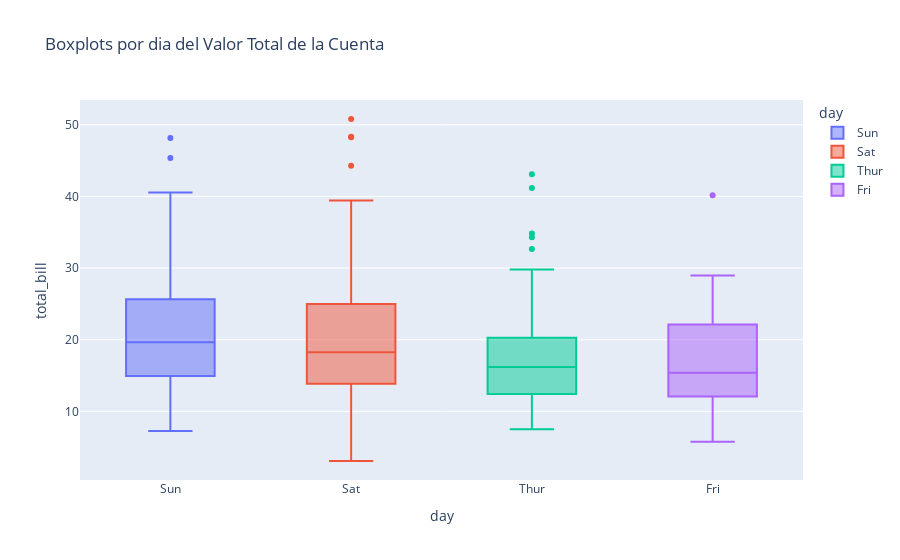

The notebook cell saved with this chart:
### Code cell
px.box(tips,x = 'day', y='total_bill', color='day',
       title='Boxplots por dia del Valor Total de la Cuenta')

### Figure 1 — Plotly figure (JSON) as saved in the notebook; plotly's stock layout.template omitted (floating-point values rounded to 4 significant figures)
{"data": [{"alignmentgroup": "True", "hovertemplate": "day=%{x}<br>total_bill=%{y}<extra></extra>", "legendgroup": "Sun", "marker": {"color": "#636efa"}, "name": "Sun", "notched": false, "offsetgroup": "Sun", "orientation": "v", "showlegend": true, "type": "box", "x": ["Sun", "Sun", "Sun", "Sun", "Sun", "Sun", "Sun", "Sun", "Sun", "Sun", "Sun", "Sun", "Sun", "Sun", "Sun", "Sun", "Sun", "Sun", "Sun", "Sun", "Sun", "Sun", "Sun", "Sun", "Sun", "Sun", "Sun", "Sun", "Sun", "Sun", "Sun", "Sun", "Sun", "Sun", "Sun", "Sun", "Sun", "Sun", "Sun", "Sun", "Sun", "Sun", "Sun", "Sun", "Sun", "Sun", "Sun", "Sun", "Sun", "Sun", "Sun", "Sun", "Sun", "Sun", "Sun", "Sun", "Sun", "Sun", "Sun", "Sun", "Sun", "Sun", "Sun", "Sun", "Sun", "Sun", "Sun", "Sun", "Sun", "Sun", "Sun", "Sun", "Sun", "Sun", "Sun", "Sun"], "x0": " ", "xaxis": "x", "y": [16.99, 10.34, 21.01, 23.68, 24.59, 25.29, 8.77, 26.88, 15.04, 14.78, 10.27, 35.26, 15.42, 18.43, 14.83, 21.58, 10.33, 16.29, 16.97, 17.46, 13.94, 9.68, 30.4, 18.29, 22.23, 32.4, 28.55, 18.04, 12.54, 10.29, 34.81, 9.94, 25.56, 19.49, 38.07, 23.95, 25.71, 17.31, 29.93, 14.07, 13.13, 17.26, 24.55, 19.77, 29.85, 48.17, 25, 13.39, 16.49, 21.5, 12.66, 16.21, 13.81, 17.51, 24.52, 20.76, 31.71, 7.25, 31.85, 16.82, 32.9, 17.89, 14.48, 9.6, 34.63, 34.65, 23.33, 45.35, 23.17, 40.55, 20.69, 20.9, 30.46, 18.15, 23.1, 15.69], "y0": " ", "yaxis": "y"}, {"alignmentgroup": "True", "hovertemplate": "day=%{x}<br>total_bill=%{y}<extra></extra>", "legendgroup": "Sat", "marker": {"color": "#EF553B"}, "name": "Sat", "notched": false, "offsetgroup": "Sat", "orientation": "v", "showlegend": true, "type": "box", "x": ["Sat", "Sat", "Sat", "Sat", "Sat", "Sat", "Sat", "Sat", "Sat", "Sat", "Sat", "Sat", "Sat", "Sat", "Sat", "Sat", "Sat", "Sat", "Sat", "Sat", "Sat", "Sat", "Sat", "Sat", "Sat", "Sat", "Sat", "Sat", "Sat", "Sat", "Sat", "Sat", "Sat", "Sat", "Sat", "Sat", "Sat", "Sat", "Sat", "Sat", "Sat", "Sat", "Sat", "Sat", "Sat", "Sat", "Sat", "Sat", "Sat", "Sat", "Sat", "Sat", "Sat", "Sat", "Sat", "Sat", "Sat", "Sat", "Sat", "Sat", "Sat", "Sat", "Sat", "Sat", "Sat", "Sat", "Sat", "Sat", "Sat", "Sat", "Sat", "Sat", "Sat", "Sat", "Sat", "Sat", "Sat", "Sat", "Sat", "Sat", "Sat", "Sat", "Sat", "Sat", "Sat", "Sat", "Sat"], "x0": " ", "xaxis": "x", "y": [20.65, 17.92, 20.29, 15.77, 39.42, 19.82, 17.81, 13.37, 12.69, 21.7, 19.65, 9.55, 18.35, 15.06, 20.69, 17.78, 24.06, 16.31, 16.93, 18.69, 31.27, 16.04, 38.01, 26.41, 11.24, 48.27, 20.29, 13.81, 11.02, 18.29, 17.59, 20.08, 16.45, 3.07, 20.23, 15.01, 12.02, 17.07, 26.86, 25.28, 14.73, 10.51, 17.92, 44.3, 22.42, 20.92, 15.36, 20.49, 25.21, 18.24, 14.31, 14, 7.25, 10.59, 10.63, 50.81, 15.81, 26.59, 38.73, 24.27, 12.76, 30.06, 25.89, 48.33, 13.27, 28.17, 12.9, 28.15, 11.59, 7.74, 30.14, 20.45, 13.28, 22.12, 24.01, 15.69, 11.61, 10.77, 15.53, 10.07, 12.6, 32.83, 35.83, 29.03, 27.18, 22.67, 17.82], "y0": " ", "yaxis": "y"}, {"alignmentgroup": "True", "hovertemplate": "day=%{x}<br>total_bill=%{y}<extra></extra>", "legendgroup": "Thur", "marker": {"color": "#00cc96"}, "name": "Thur", "notched": false, "offsetgroup": "Thur", "orientation": "v", "showlegend": true, "type": "box", "x": ["Thur", "Thur", "Thur", "Thur", "Thur", "Thur", "Thur", "Thur", "Thur", "Thur", "Thur", "Thur", "Thur", "Thur", "Thur", "Thur", "Thur", "Thur", "Thur", "Thur", "Thur", "Thur", "Thur", "Thur", "Thur", "Thur", "Thur", "Thur", "Thur", "Thur", "Thur", "Thur", "Thur", "Thur", "Thur", "Thur", "Thur", "Thur", "Thur", "Thur", "Thur", "Thur", "Thur", "Thur", "Thur", "Thur", "Thur", "Thur", "Thur", "Thur", "Thur", "Thur", "Thur", "Thur", "Thur", "Thur", "Thur", "Thur", "Thur", "Thur", "Thur", "Thur"], "x0": " ", "xaxis": "x", "y": [27.2, 22.76, 17.29, 19.44, 16.66, 10.07, 32.68, 15.98, 34.83, 13.03, 18.28, 24.71, 21.16, 10.65, 12.43, 24.08, 11.69, 13.42, 14.26, 15.95, 12.48, 29.8, 8.52, 14.52, 11.38, 22.82, 19.08, 20.27, 11.17, 12.26, 18.26, 8.51, 10.33, 14.15, 16, 13.16, 17.47, 34.3, 41.19, 27.05, 16.43, 8.35, 18.64, 11.87, 9.78, 7.51, 19.81, 28.44, 15.48, 16.58, 7.56, 10.34, 43.11, 13, 13.51, 18.71, 12.74, 13, 16.4, 20.53, 16.47, 18.78], "y0": " ", "yaxis": "y"}, {"alignmentgroup": "True", "hovertemplate": "day=%{x}<br>total_bill=%{y}<extra></extra>", "legendgroup": "Fri", "marker": {"color": "#ab63fa"}, "name": "Fri", "notched": false, "offsetgroup": "Fri", "orientation": "v", "showlegend": true, "type": "box", "x": ["Fri", "Fri", "Fri", "Fri", "Fri", "Fri", "Fri", "Fri", "Fri", "Fri", "Fri", "Fri", "Fri", "Fri", "Fri", "Fri", "Fri", "Fri", "Fri"], "x0": " ", "xaxis": "x", "y": [28.97, 22.49, 5.75, 16.32, 22.75, 40.17, 27.28, 12.03, 21.01, 12.46, 11.35, 15.38, 12.16, 13.42, 8.58, 15.98, 13.42, 16.27, 10.09], "y0": " ", "yaxis": "y"}], "layout": {"autosize": true, "boxmode": "overlay", "legend": {"title": {"text": "day"}, "tracegroupgap": 0}, "title": {"text": "Boxplots por dia del Valor Total de la Cuenta"}, "xaxis": {"anchor": "y", "autorange": true, "categoryarray": ["Sun", "Sat", "Thur", "Fri"], "categoryorder": "array", "domain": [0, 1], "range": [-0.5, 3.5], "title": {"text": "day"}, "type": "category"}, "yaxis": {"anchor": "x", "autorange": true, "domain": [0, 1], "range": [0.4178, 53.46], "title": {"text": "total_bill"}, "type": "linear"}}}
